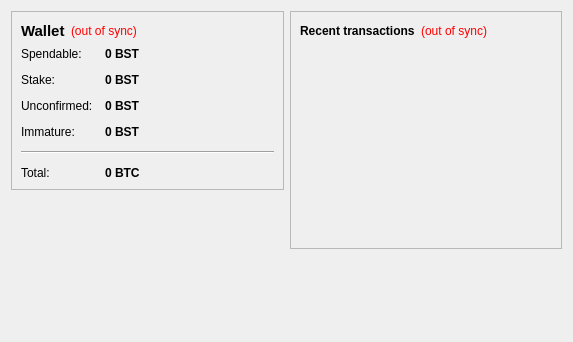
<?xml version="1.0" encoding="UTF-8"?>
<ui version="4.0">
 <class>OverviewPage</class>
 <widget class="QWidget" name="OverviewPage">
  <property name="geometry">
   <rect>
    <x>0</x>
    <y>0</y>
    <width>573</width>
    <height>342</height>
   </rect>
  </property>
  <property name="windowTitle">
   <string>Form</string>
  </property>
  <layout class="QHBoxLayout" name="horizontalLayout" stretch="1,1">
   <item>
    <layout class="QVBoxLayout" name="verticalLayout_2">
     <item>
      <widget class="QFrame" name="frame">
       <property name="frameShape">
        <enum>QFrame::StyledPanel</enum>
       </property>
       <property name="frameShadow">
        <enum>QFrame::Raised</enum>
       </property>
       <layout class="QVBoxLayout" name="verticalLayout_4">
        <item>
         <layout class="QHBoxLayout" name="horizontalLayout_4">
          <item>
           <widget class="QLabel" name="label_5">
            <property name="font">
             <font>
              <pointsize>11</pointsize>
              <weight>75</weight>
              <bold>true</bold>
             </font>
            </property>
            <property name="text">
             <string>Wallet</string>
            </property>
           </widget>
          </item>
          <item>
           <widget class="QLabel" name="labelWalletStatus">
            <property name="toolTip">
             <string>The displayed information may be out of date. Your wallet automatically synchronizes with the betscoin network after a connection is established, but this process has not completed yet.</string>
            </property>
            <property name="styleSheet">
             <string notr="true">QLabel { color: red; }</string>
            </property>
            <property name="text">
             <string notr="true">(out of sync)</string>
            </property>
            <property name="alignment">
             <set>Qt::AlignLeading|Qt::AlignLeft|Qt::AlignVCenter</set>
            </property>
           </widget>
          </item>
          <item>
           <spacer name="horizontalSpacer_2">
            <property name="orientation">
             <enum>Qt::Horizontal</enum>
            </property>
            <property name="sizeHint" stdset="0">
             <size>
              <width>40</width>
              <height>20</height>
             </size>
            </property>
           </spacer>
          </item>
         </layout>
        </item>
        <item>
         <layout class="QFormLayout" name="formLayout_2">
          <property name="fieldGrowthPolicy">
           <enum>QFormLayout::AllNonFixedFieldsGrow</enum>
          </property>
          <property name="horizontalSpacing">
           <number>12</number>
          </property>
          <property name="verticalSpacing">
           <number>12</number>
          </property>
          <item row="0" column="0">
           <widget class="QLabel" name="label">
            <property name="text">
             <string>Spendable:</string>
            </property>
           </widget>
          </item>
          <item row="0" column="1">
           <widget class="QLabel" name="labelBalance">
            <property name="font">
             <font>
              <weight>75</weight>
              <bold>true</bold>
             </font>
            </property>
            <property name="cursor">
             <cursorShape>IBeamCursor</cursorShape>
            </property>
            <property name="toolTip">
             <string>Your current spendable balance</string>
            </property>
            <property name="text">
             <string notr="true">0 BST</string>
            </property>
            <property name="textInteractionFlags">
             <set>Qt::LinksAccessibleByMouse|Qt::TextSelectableByKeyboard|Qt::TextSelectableByMouse</set>
            </property>
           </widget>
          </item>
          <item row="1" column="0">
           <widget class="QLabel" name="label_6">
            <property name="text">
             <string>Stake:</string>
            </property>
           </widget>
          </item>
          <item row="1" column="1">
           <widget class="QLabel" name="labelStake">
            <property name="font">
             <font>
              <weight>75</weight>
              <bold>true</bold>
             </font>
            </property>
            <property name="cursor">
             <cursorShape>IBeamCursor</cursorShape>
            </property>
            <property name="toolTip">
             <string>Total of coins that was staked, and do not yet count toward the current balance</string>
            </property>
            <property name="text">
             <string notr="true">0 BST</string>
            </property>
            <property name="textInteractionFlags">
             <set>Qt::LinksAccessibleByMouse|Qt::TextSelectableByKeyboard|Qt::TextSelectableByMouse</set>
            </property>
           </widget>
          </item>
          <item row="2" column="0">
           <widget class="QLabel" name="label_3">
            <property name="text">
             <string>Unconfirmed:</string>
            </property>
           </widget>
          </item>
          <item row="2" column="1">
           <widget class="QLabel" name="labelUnconfirmed">
            <property name="font">
             <font>
              <weight>75</weight>
              <bold>true</bold>
             </font>
            </property>
            <property name="cursor">
             <cursorShape>IBeamCursor</cursorShape>
            </property>
            <property name="toolTip">
             <string>Total of transactions that have yet to be confirmed, and do not yet count toward the current balance</string>
            </property>
            <property name="text">
             <string notr="true">0 BST</string>
            </property>
            <property name="textInteractionFlags">
             <set>Qt::LinksAccessibleByMouse|Qt::TextSelectableByKeyboard|Qt::TextSelectableByMouse</set>
            </property>
           </widget>
          </item>
          <item row="3" column="0">
           <widget class="QLabel" name="labelImmatureText">
            <property name="text">
             <string>Immature:</string>
            </property>
           </widget>
          </item>
          <item row="3" column="1">
           <widget class="QLabel" name="labelImmature">
            <property name="font">
             <font>
              <weight>75</weight>
              <bold>true</bold>
             </font>
            </property>
            <property name="toolTip">
             <string>Mined balance that has not yet matured</string>
            </property>
            <property name="text">
             <string notr="true">0 BST</string>
            </property>
            <property name="textInteractionFlags">
             <set>Qt::LinksAccessibleByMouse|Qt::TextSelectableByKeyboard|Qt::TextSelectableByMouse</set>
            </property>
           </widget>
          </item>
          <item row="4" column="0" colspan="2">
           <widget class="Line" name="line">
            <property name="orientation">
             <enum>Qt::Horizontal</enum>
            </property>
           </widget>
          </item>
          <item row="5" column="0">
           <widget class="QLabel" name="labelTotalText">
            <property name="text">
             <string>Total:</string>
            </property>
           </widget>
          </item>
          <item row="5" column="1">
           <widget class="QLabel" name="labelTotal">
            <property name="font">
             <font>
              <weight>75</weight>
              <bold>true</bold>
             </font>
            </property>
            <property name="cursor">
             <cursorShape>IBeamCursor</cursorShape>
            </property>
            <property name="toolTip">
             <string>Your current total balance</string>
            </property>
            <property name="text">
             <string notr="true">0 BTC</string>
            </property>
            <property name="textInteractionFlags">
             <set>Qt::LinksAccessibleByMouse|Qt::TextSelectableByKeyboard|Qt::TextSelectableByMouse</set>
            </property>
           </widget>
          </item>
         </layout>
        </item>
       </layout>
      </widget>
     </item>
     <item>
      <spacer name="verticalSpacer">
       <property name="orientation">
        <enum>Qt::Vertical</enum>
       </property>
       <property name="sizeHint" stdset="0">
        <size>
         <width>20</width>
         <height>40</height>
        </size>
       </property>
      </spacer>
     </item>
    </layout>
   </item>
   <item>
    <layout class="QVBoxLayout" name="verticalLayout_3">
     <item>
      <widget class="QFrame" name="frame_2">
       <property name="frameShape">
        <enum>QFrame::StyledPanel</enum>
       </property>
       <property name="frameShadow">
        <enum>QFrame::Raised</enum>
       </property>
       <layout class="QVBoxLayout" name="verticalLayout">
        <item>
         <layout class="QHBoxLayout" name="horizontalLayout_2">
          <item>
           <widget class="QLabel" name="label_4">
            <property name="text">
             <string>&lt;b&gt;Recent transactions&lt;/b&gt;</string>
            </property>
           </widget>
          </item>
          <item>
           <widget class="QLabel" name="labelTransactionsStatus">
            <property name="toolTip">
             <string>The displayed information may be out of date. Your wallet automatically synchronizes with the betscoin network after a connection is established, but this process has not completed yet.</string>
            </property>
            <property name="styleSheet">
             <string notr="true">QLabel { color: red; }</string>
            </property>
            <property name="text">
             <string notr="true">(out of sync)</string>
            </property>
            <property name="alignment">
             <set>Qt::AlignRight|Qt::AlignTrailing|Qt::AlignVCenter</set>
            </property>
           </widget>
          </item>
          <item>
           <spacer name="horizontalSpacer">
            <property name="orientation">
             <enum>Qt::Horizontal</enum>
            </property>
            <property name="sizeHint" stdset="0">
             <size>
              <width>40</width>
              <height>20</height>
             </size>
            </property>
           </spacer>
          </item>
         </layout>
        </item>
        <item>
         <widget class="QListView" name="listTransactions">
          <property name="styleSheet">
           <string notr="true">QListView { background: transparent; }</string>
          </property>
          <property name="frameShape">
           <enum>QFrame::NoFrame</enum>
          </property>
          <property name="verticalScrollBarPolicy">
           <enum>Qt::ScrollBarAlwaysOff</enum>
          </property>
          <property name="horizontalScrollBarPolicy">
           <enum>Qt::ScrollBarAlwaysOff</enum>
          </property>
          <property name="selectionMode">
           <enum>QAbstractItemView::NoSelection</enum>
          </property>
         </widget>
        </item>
       </layout>
      </widget>
     </item>
     <item>
      <spacer name="verticalSpacer_2">
       <property name="orientation">
        <enum>Qt::Vertical</enum>
       </property>
       <property name="sizeHint" stdset="0">
        <size>
         <width>20</width>
         <height>40</height>
        </size>
       </property>
      </spacer>
     </item>
    </layout>
   </item>
  </layout>
 </widget>
 <resources/>
 <connections/>
</ui>
